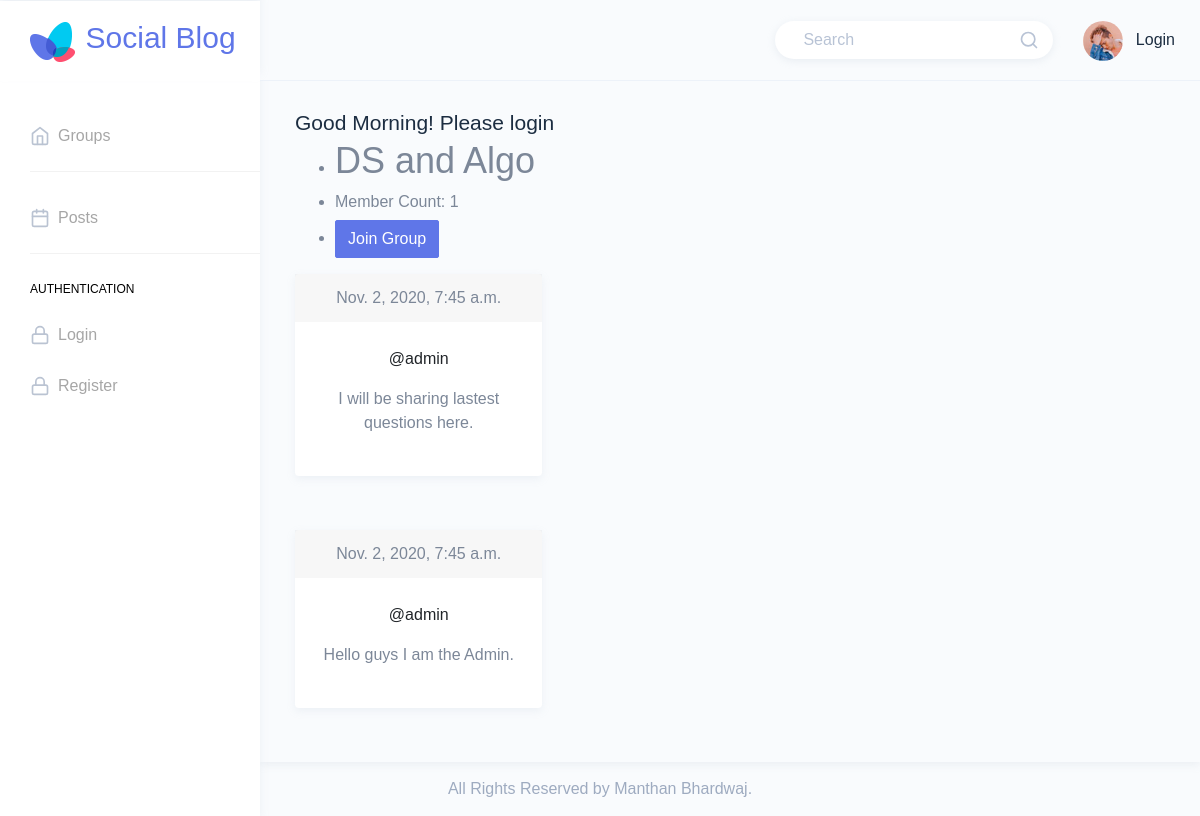
The page /groups/posts/in/ds-and-algo/ on the database its author committed.
### groups/models.py (models this page shows, shortened)
class Group(models.Model):
    name = models.CharField(max_length=255, unique=True)
    slug = models.SlugField(allow_unicode=True, unique=True)
    description = models.TextField(blank=True, default='')
    description_html = models.TextField(editable=False, default='', blank=True)
    members = models.ManyToManyField(User, through='GroupMember')
    class Meta:
        ordering = ['name']

### posts/models.py (models this page shows, shortened)
class Post(models.Model):
    user = models.ForeignKey(User, related_name='posts', on_delete=models.CASCADE)
    created_at = models.DateTimeField(auto_now=True)
    message = models.TextField()
    message_html = models.TextField(editable=False)
    group = models.ForeignKey(Group, related_name='posts', null=True, blank=True, on_delete=models.CASCADE)
    class Meta:
        ordering = ['-created_at']
        unique_together = ['user', 'message']

### groups/views.py (the view)
# urls.py: path('posts/in/<slug>/', views.SingleGroup.as_view(), name='single'),
class SingleGroup(generic.DetailView):
    model = Group

### groups/templates/groups/group_detail.html
{% extends 'groups/group_base.html' %}
{% block pregroup %}
    <ul>
        <li>
            <h1>{{ group.name }}</h1>
        </li>
        <li>
            <h5>Member Count: {{ group.members.count }}</h5>
        </li>
        <li>
            <div class="content">
                {% if  user in group.members.all %}
                    <a href="{% url 'groups:leave' slug=group.slug %}" class="btn btn-warning">Leave Group</a>
                {% else %}
                    <a href="{% url 'groups:join' slug=group.slug %}" class="btn btn-primary">Join Group</a>
                {% endif %}
            </div>
        </li>
    </ul>
{% endblock %}
{% block groupcontent %}
    {% if group.posts.count == 0 %}
        <h2>No posts in this group yet</h2>
    {% else %}
        <div class="row">
            {% for post in group.posts.all %}
                <div class="col-12">
                    {% include 'posts/_post.html' %}
                </div>
            {% endfor %}
        </div>
    {% endif %}
{% endblock %}

### posts/templates/posts/_post.html (shortened to what this page needs)
<div class="card text-center w-50">
    <div class="card-header">
        <time class="time">
            {{ post.created_at }}
        </time>
    </div>
    <div class="card-body">
        <a class="card-title"
           href="{% url 'posts:for_user' username=post.user.username %}">@{{ post.user.username }}</a>
        <p class="card-text">{{ post.message_html|safe }}</p>
    </div>
</div>
<br>

### rows shown on the page
Group: name "DS and Algo", members.count "1"
Post: created_at "Nov. 2, 2020, 7:45 a.m.", user.username "admin", message_html "I will be sharing lastest questions here."
Post: created_at "Nov. 2, 2020, 7:45 a.m.", user.username "admin", message_html "Hello guys I am the Admin."
